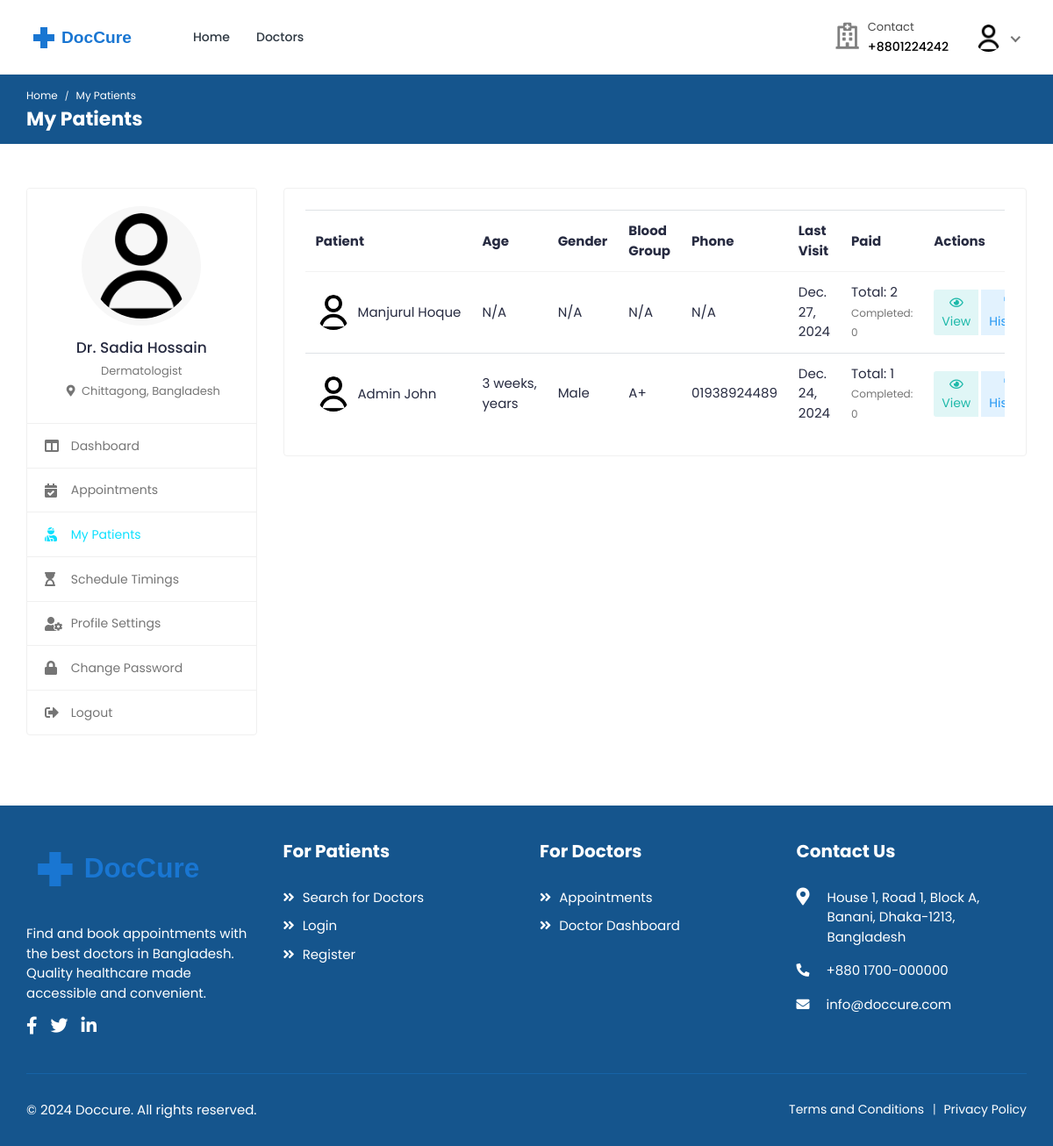
Page /doctors/my-patients/ (signed in) on the earlier database version.
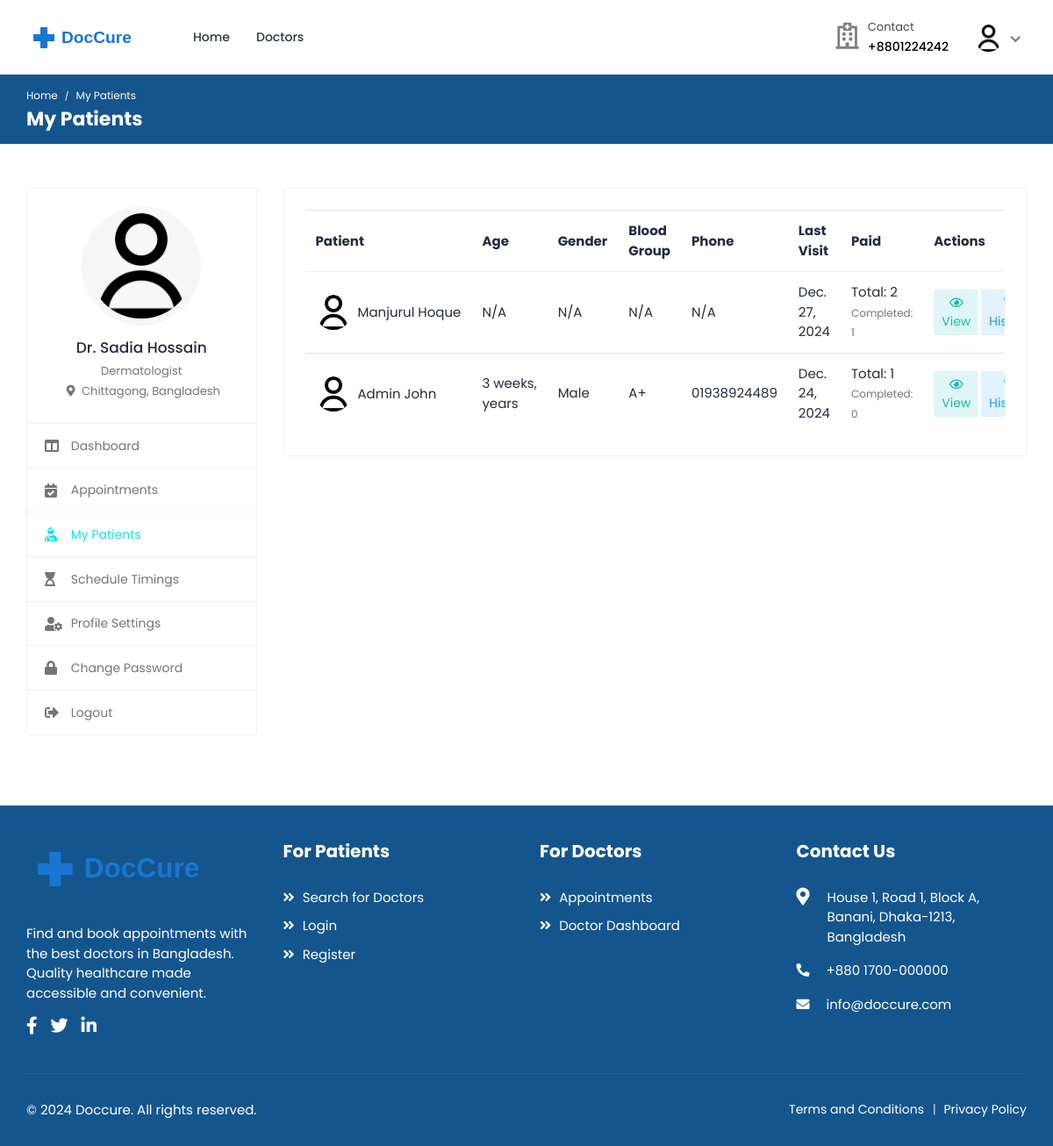
Same page on the later database version.
### accounts/models.py (models this page shows, shortened)
class User(AbstractUser):
    class RoleChoices(models.TextChoices):
        DOCTOR = "doctor", "Doctor"
        PATIENT = "patient", "Patient"
    username = models.CharField(max_length=30, unique=True)
    role = models.CharField(
        choices=RoleChoices.choices,
        max_length=20,
        default="patient",
        error_messages={"required": "Role must be provided"},
    )
    email = models.EmailField(
        blank=True,
        error_messages={
            "unique": "A user with that email already exists.",
        },
    )
    first_name = models.CharField(max_length=150, blank=True)
    last_name = models.CharField(max_length=150, blank=True)
    registration_number = models.IntegerField(null=True, blank=True)
    USERNAME_FIELD = "username"
    REQUIRED_FIELDS = []
    objects = CustomUserManager()
    def get_full_name(self):
        full_name = "%s %s" % (self.first_name, self.last_name)
        return full_name.strip() or self.username

class Profile(models.Model):
    user = models.OneToOneField(
        User, on_delete=models.CASCADE, related_name="profile"
    )
    avatar = models.ImageField(
        default="defaults/user.png", upload_to=profile_photo_directory_path
    )
    phone = models.CharField(max_length=20, blank=True, null=True)
    dob = models.DateField(blank=True, null=True)
    about = models.TextField(blank=True, null=True)
    specialization = models.CharField(max_length=255, blank=True, null=True)
    gender = models.CharField(
        max_length=10,
        choices=[("male", "Male"), ("female", "Female"), ("other", "Other")],
        blank=True,
    )
    address = models.TextField(blank=True, null=True)
    city = models.CharField(max_length=100, blank=True)
    state = models.CharField(max_length=100, blank=True)
    postal_code = models.CharField(max_length=20, blank=True)
    country = models.CharField(max_length=100, blank=True)
    price_per_consultation = models.DecimalField(
        max_digits=10, decimal_places=2, null=True, blank=True
    )
    is_available = models.BooleanField(default=True)
    blood_group = models.CharField(
        max_length=5,
        choices=[
            ("A+", "A+"),
            ("A-", "A-"),
            ("B+", "B+"),
            ("B-", "B-"),
            ("O+", "O+"),
            ("O-", "O-"),
            ("AB+", "AB+"),
            ("AB-", "AB-"),
        ],
        blank=True,
        null=True,
    )
    allergies = models.TextField(blank=True, null=True)
    medical_conditions = models.TextField(blank=True, null=True)
    @property
    def image(self):
        return (
            self.avatar.url
            if self.avatar.storage.exists(self.avatar.name)
            else "{}defaults/user.png".format(settings.MEDIA_URL)
        )

### bookings/models.py (models this page shows, shortened)
class Booking(models.Model):
    doctor = models.ForeignKey(
        settings.AUTH_USER_MODEL,
        on_delete=models.CASCADE,
        related_name="appointments",
        limit_choices_to={"role": "doctor"},
    )
    patient = models.ForeignKey(
        settings.AUTH_USER_MODEL,
        on_delete=models.CASCADE,
        related_name="patient_appointments",
        limit_choices_to={"role": "patient"},
    )
    appointment_date = models.DateField()
    appointment_time = models.TimeField()
    booking_date = models.DateTimeField(auto_now_add=True)
    status = models.CharField(
        max_length=20,
        choices=[
            ("pending", "Pending"),
            ("confirmed", "Confirmed"),
            ("completed", "Completed"),
            ("cancelled", "Cancelled"),
            ("no_show", "No Show"),
        ],
        default="pending",
    )
    class Meta:
        ordering = ["-appointment_date", "-appointment_time"]
        unique_together = ["doctor", "appointment_date", "appointment_time"]

### doctors/views.py (the view)
# urls.py: path("my-patients/", MyPatientsView.as_view(), name="my-patients"),
class MyPatientsView(DoctorRequiredMixin, ListView):
    template_name = "doctors/my-patients.html"
    context_object_name = "patients"
    def get_queryset(self):
        return (
            User.objects.filter(
                patient_appointments__doctor=self.request.user, role="patient"
            )
            .distinct()
            .select_related("profile")
        )
    def get_context_data(self, **kwargs):
        context = super().get_context_data(**kwargs)
        patient_stats = {}
        for patient in context["patients"]:
            stats = Booking.objects.filter(
                doctor=self.request.user, patient=patient
            ).aggregate(
                total_appointments=Count("id"),
                completed_appointments=Count(
                    "id", filter=Q(status="completed")
                ),
            )
            patient_stats[patient.id] = stats
        context["patient_stats"] = patient_stats
        return context

### accounts/managers.py (called while the page is built)
    def get(self, *args, **kwargs):
        return super().select_related("profile").get(*args, **kwargs)

### doctors/templatetags/doctor_tags.py (called while the page is built)
@register.filter
def get_item(dictionary, key):
    return dictionary.get(key)

@register.filter
def split(value, arg):
    return value.split(arg)

### mixins/custom_mixins.py (called while the page is built)
    def dispatch(self, request, *args, **kwargs):
        if not request.user.is_authenticated:
            return super().dispatch(request, *args, **kwargs)
        if request.user.role != "doctor":
            return self.handle_no_permission()
        return super().dispatch(request, *args, **kwargs)

### templates/doctors/my-patients.html (shortened to what the changed rows need)
{% extends 'includes/doctor-sidebar.html' %}
{% load static %}
{% load doctor_tags %}
{% block page_name2 %}My Patients{% endblock %}
{% block main %}
<div class="row">
    <div class="col-md-12">
        <div class="card">
            <div class="card-body">
                <div class="table-responsive">
                    {% if patients %}
                    <table class="table table-hover table-center mb-0">
                        <thead>
                            <tr>
                                <th>Patient</th>
                                <th>Age</th>
                                <th>Gender</th>
                                <th>Blood Group</th>
                                <th>Phone</th>
                                <th>Last Visit</th>
                                <th>Paid</th>
                                <th>Actions</th>
                            </tr>
                        </thead>
                        <tbody>
                            {% for patient in patients %}
                            <tr>
                                <td>
                                    <h2 class="table-avatar">
                                        <a href="#" class="avatar avatar-sm mr-2">
                                            <img class="avatar-img rounded-circle" src="{{ patient.profile.image }}" alt="User Image">
                                        </a>
                                        <a href="#">{{ patient.get_full_name }}</a>
                                    </h2>
                                </td>
                                <td>
                                    {% if patient.profile.dob %}
                                        {{ patient.profile.dob|timesince|split:" "|first }} years
                                    {% else %}
                                        N/A
                                    {% endif %}
                                </td>
                                <td>{{ patient.profile.gender|title|default:"N/A" }}</td>
                                <td>{{ patient.profile.blood_group|default:"N/A" }}</td>
                                <td>{{ patient.profile.phone|default:"N/A" }}</td>
                                <td>
                                    {% with last_visit=patient.patient_appointments.filter.first %}
                                        {% if last_visit %}
                                            {{ last_visit.appointment_date }}
                                        {% else %}
                                            N/A
                                        {% endif %}
                                    {% endwith %}
                                </td>
                                <td>
                                    {% with stats=patient_stats|get_item:patient.id %}
                                        <span class="d-block">Total: {{ stats.total_appointments }}</span>
                                        <small class="text-muted">Completed: {{ stats.completed_appointments }}</small>
                                    {% endwith %}
                                </td>
                                <td>
                                    <div class="btn-group">
                                        <a href="#" class="btn btn-sm bg-info-light mr-1" data-toggle="modal" data-target="#patient_details_{{ patient.id }}">
                                            <i class="far fa-eye"></i> View
                                        </a>
                                        <a href="{% url 'doctors:appointment-history' patient.id %}" class="btn btn-sm bg-primary-light">
                                             History
                                        </a>
                                    </div>
                                </td>
                            </tr>
                            {% endfor %}
                        </tbody>
                    </table>
                    {% else %}
                    <div class="text-center">
                        <p class="text-muted mt-2 mb-2">No patients found</p>
                    </div>
                    {% endif %}
                </div>
            </div>
        </div>
    </div>
</div>
{% endblock %}

Differences in the rows shown:
changed User "Manjurul Hoque": completed_appointments "0" → "1"
